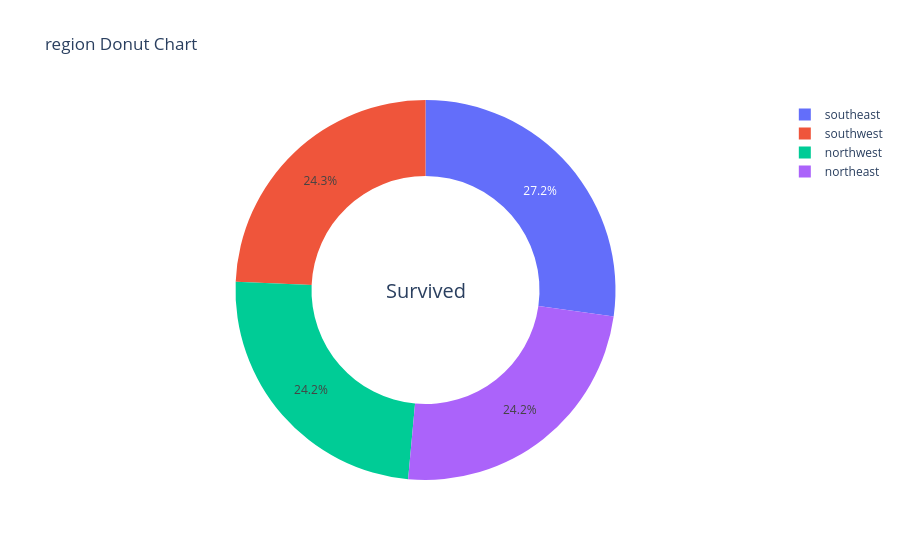

The notebook cell this image was saved under:
### Code cell
fig = px.pie(df, names='region' , title='region Donut Chart', hole=0.6 , color_discrete_map = {0: 'blue', 1: 'red'})
fig.update_layout(
    title_text='region Donut Chart',
    annotations=[dict(text='Survived', x=0.5, y=0.5, font_size=20, showarrow=False)]
)
fig.show()

### Figure 1 — Plotly figure (JSON) as saved in the notebook; plotly's stock layout.template omitted (floating-point values rounded to 4 significant figures; data arrays with more than 128 entries replaced by an {"elided": "..."} marker saying what was removed)
{"data": [{"domain": {"x": [0, 1], "y": [0, 1]}, "hole": 0.6, "hovertemplate": "region=%{label}<extra></extra>", "labels": {"elided": "1337 str values"}, "legendgroup": "", "name": "", "showlegend": true, "type": "pie"}], "layout": {"annotations": [{"font": {"size": 20}, "showarrow": false, "text": "Survived", "x": 0.5, "y": 0.5}], "legend": {"tracegroupgap": 0}, "title": {"text": "region Donut Chart"}}}
